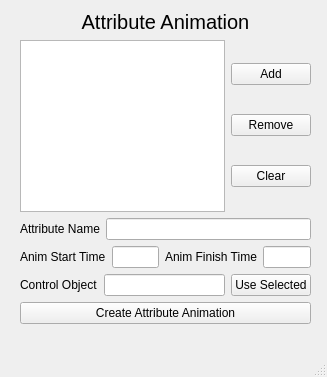
<?xml version="1.0" encoding="UTF-8"?>
<ui version="4.0">
 <class>AttributeAnimation</class>
 <widget class="QMainWindow" name="AttributeAnimation">
  <property name="geometry">
   <rect>
    <x>0</x>
    <y>0</y>
    <width>327</width>
    <height>377</height>
   </rect>
  </property>
  <property name="windowTitle">
   <string>Attribute Animation</string>
  </property>
  <widget class="QWidget" name="centralwidget">
   <widget class="QWidget" name="verticalLayoutWidget">
    <property name="geometry">
     <rect>
      <x>20</x>
      <y>10</y>
      <width>291</width>
      <height>314</height>
     </rect>
    </property>
    <layout class="QVBoxLayout" name="verticalLayout">
     <item>
      <layout class="QVBoxLayout" name="verticalLayout_2">
       <item>
        <widget class="QLabel" name="lbl_attributeAnimation">
         <property name="font">
          <font>
           <pointsize>15</pointsize>
          </font>
         </property>
         <property name="text">
          <string>Attribute Animation</string>
         </property>
         <property name="alignment">
          <set>Qt::AlignCenter</set>
         </property>
        </widget>
       </item>
      </layout>
     </item>
     <item>
      <layout class="QHBoxLayout" name="horizontalLayout_2">
       <item>
        <widget class="QListWidget" name="list_objects"/>
       </item>
       <item>
        <layout class="QVBoxLayout" name="VL_buttons">
         <item>
          <widget class="QPushButton" name="btn_add">
           <property name="text">
            <string>Add</string>
           </property>
          </widget>
         </item>
         <item>
          <widget class="QPushButton" name="btn_remove">
           <property name="text">
            <string>Remove</string>
           </property>
          </widget>
         </item>
         <item>
          <widget class="QPushButton" name="btn_clear">
           <property name="text">
            <string>Clear</string>
           </property>
          </widget>
         </item>
        </layout>
       </item>
      </layout>
     </item>
     <item>
      <layout class="QHBoxLayout" name="HL_attributeName">
       <item>
        <widget class="QLabel" name="lbl_attributeName">
         <property name="text">
          <string>Attribute Name</string>
         </property>
        </widget>
       </item>
       <item>
        <widget class="QLineEdit" name="txt_attributeName"/>
       </item>
      </layout>
     </item>
     <item>
      <layout class="QHBoxLayout" name="HL_attributeName_3">
       <item>
        <widget class="QLabel" name="lbl_animStartTime">
         <property name="text">
          <string>Anim Start Time</string>
         </property>
        </widget>
       </item>
       <item>
        <widget class="QLineEdit" name="txt_startTime"/>
       </item>
       <item>
        <widget class="QLabel" name="lbl_animFinishTime">
         <property name="text">
          <string>Anim Finish Time</string>
         </property>
        </widget>
       </item>
       <item>
        <widget class="QLineEdit" name="txt_finishTime"/>
       </item>
      </layout>
     </item>
     <item>
      <layout class="QHBoxLayout" name="HL_attributeName_2">
       <item>
        <widget class="QLabel" name="lbl_attributeName_2">
         <property name="text">
          <string>Control Object</string>
         </property>
        </widget>
       </item>
       <item>
        <widget class="QLineEdit" name="txt_controlObject"/>
       </item>
       <item>
        <widget class="QPushButton" name="btn_useSelected">
         <property name="text">
          <string>Use Selected</string>
         </property>
        </widget>
       </item>
      </layout>
     </item>
     <item>
      <widget class="QPushButton" name="btn_create">
       <property name="text">
        <string>Create Attribute Animation</string>
       </property>
      </widget>
     </item>
    </layout>
   </widget>
  </widget>
  <widget class="QMenuBar" name="menubar">
   <property name="geometry">
    <rect>
     <x>0</x>
     <y>0</y>
     <width>327</width>
     <height>21</height>
    </rect>
   </property>
  </widget>
  <widget class="QStatusBar" name="statusbar"/>
 </widget>
 <resources/>
 <connections/>
</ui>
